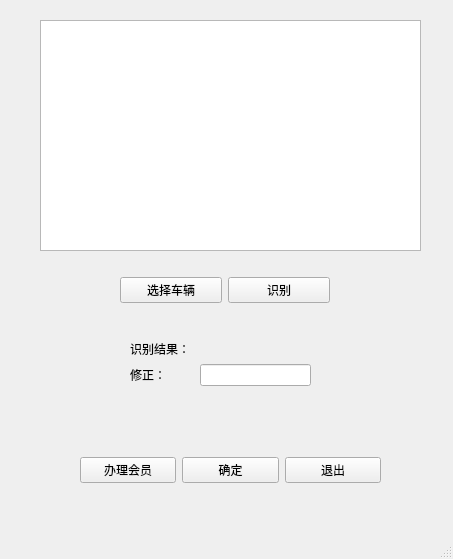
<?xml version="1.0" encoding="UTF-8"?>
<ui version="4.0">
 <class>WorkerWindow</class>
 <widget class="QMainWindow" name="WorkerWindow">
  <property name="geometry">
   <rect>
    <x>0</x>
    <y>0</y>
    <width>453</width>
    <height>559</height>
   </rect>
  </property>
  <property name="windowTitle">
   <string>MainWindow</string>
  </property>
  <widget class="QWidget" name="centralwidget">
   <widget class="QGraphicsView" name="pictureView">
    <property name="geometry">
     <rect>
      <x>40</x>
      <y>20</y>
      <width>381</width>
      <height>231</height>
     </rect>
    </property>
   </widget>
   <widget class="QWidget" name="horizontalLayoutWidget">
    <property name="geometry">
     <rect>
      <x>80</x>
      <y>430</y>
      <width>301</width>
      <height>80</height>
     </rect>
    </property>
    <layout class="QHBoxLayout" name="horizontalLayout">
     <item>
      <widget class="QPushButton" name="toVIPBtn">
       <property name="text">
        <string>办理会员</string>
       </property>
      </widget>
     </item>
     <item>
      <widget class="QPushButton" name="submitBtn">
       <property name="text">
        <string>确定</string>
       </property>
      </widget>
     </item>
     <item>
      <widget class="QPushButton" name="exitBtn">
       <property name="text">
        <string>退出</string>
       </property>
      </widget>
     </item>
    </layout>
   </widget>
   <widget class="QWidget" name="horizontalLayoutWidget_2">
    <property name="geometry">
     <rect>
      <x>120</x>
      <y>250</y>
      <width>210</width>
      <height>80</height>
     </rect>
    </property>
    <layout class="QHBoxLayout" name="horizontalLayout_2">
     <item>
      <widget class="QPushButton" name="choosePctBtn">
       <property name="text">
        <string>选择车辆</string>
       </property>
      </widget>
     </item>
     <item>
      <widget class="QPushButton" name="recoBtn">
       <property name="text">
        <string>识别</string>
       </property>
      </widget>
     </item>
    </layout>
   </widget>
   <widget class="QWidget" name="formLayoutWidget">
    <property name="geometry">
     <rect>
      <x>130</x>
      <y>340</y>
      <width>181</width>
      <height>80</height>
     </rect>
    </property>
    <layout class="QFormLayout" name="formLayout">
     <item row="0" column="0">
      <widget class="QLabel" name="label">
       <property name="text">
        <string>识别结果： </string>
       </property>
      </widget>
     </item>
     <item row="0" column="1">
      <widget class="QLabel" name="recoLabel">
       <property name="text">
        <string/>
       </property>
      </widget>
     </item>
     <item row="1" column="0">
      <widget class="QLabel" name="label_3">
       <property name="text">
        <string>修正：        </string>
       </property>
      </widget>
     </item>
     <item row="1" column="1">
      <widget class="QLineEdit" name="numberEdit"/>
     </item>
    </layout>
   </widget>
  </widget>
  <widget class="QMenuBar" name="menubar">
   <property name="geometry">
    <rect>
     <x>0</x>
     <y>0</y>
     <width>453</width>
     <height>22</height>
    </rect>
   </property>
  </widget>
  <widget class="QStatusBar" name="statusbar"/>
 </widget>
 <resources/>
 <connections>
  <connection>
   <sender>exitBtn</sender>
   <signal>clicked()</signal>
   <receiver>WorkerWindow</receiver>
   <slot>close()</slot>
   <hints>
    <hint type="sourcelabel">
     <x>331</x>
     <y>491</y>
    </hint>
    <hint type="destinationlabel">
     <x>226</x>
     <y>279</y>
    </hint>
   </hints>
  </connection>
 </connections>
</ui>
